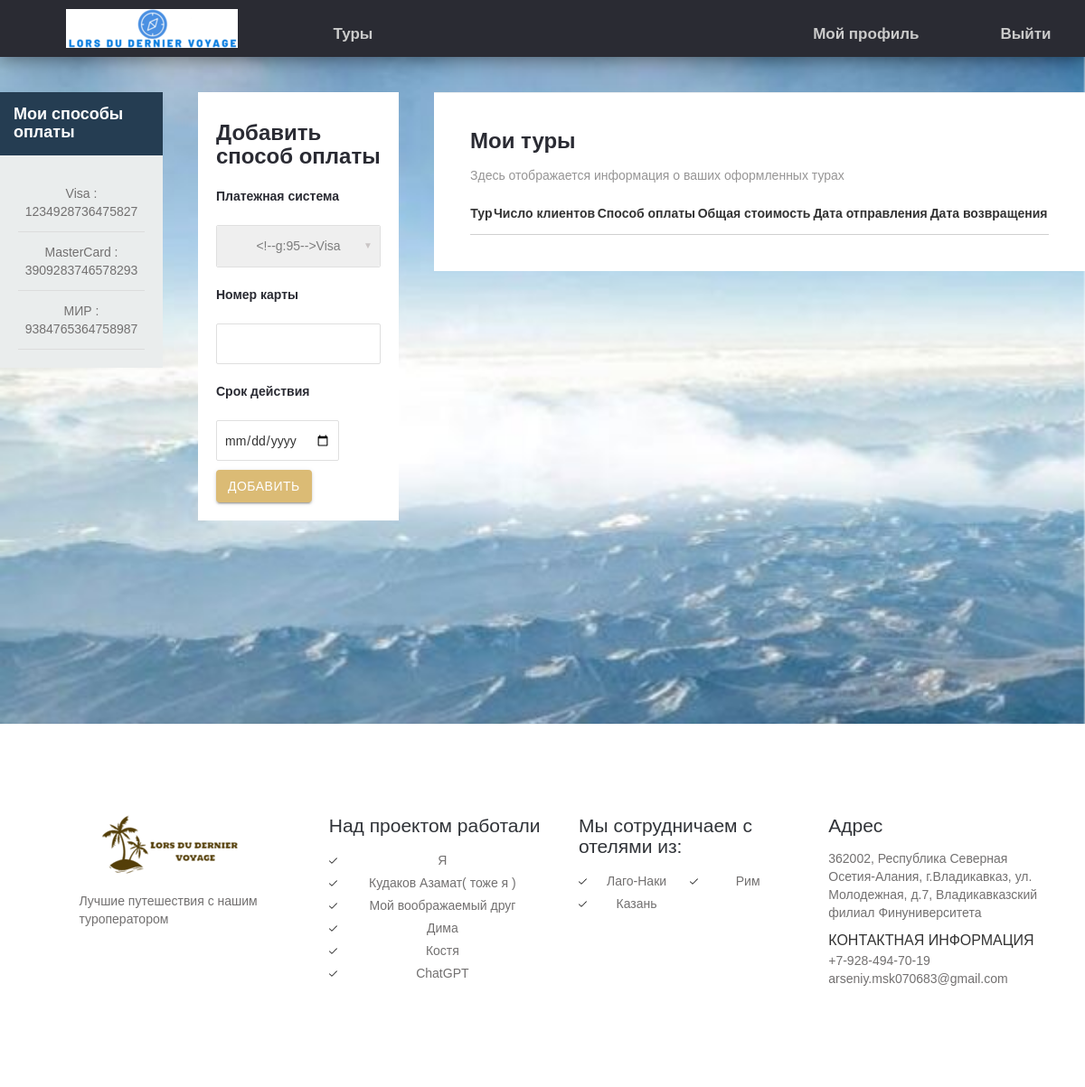
Screenshot of /profile/1 (signed in) with the database file from the repository.
### tours/models.py (models this page shows, shortened)
class Payment(models.Model):
    payment_system = models.CharField(max_length=30, verbose_name='Система оплаты', choices=payment_systems)
    card_number = models.CharField(validators=[car_number_valid], max_length=20, verbose_name='Номер карта')
    card_date = models.DateField(validators=[date_valid], verbose_name='Срок карты')
    client = models.ForeignKey(to=Clients, on_delete=models.CASCADE, verbose_name='Клиент')
    def __str__(self):
        return self.payment_system + " : " + self.card_number
    class Meta:
        ordering = ['client']
        verbose_name = 'Платежная информация'
        verbose_name_plural = 'Платежная информация'

class Hotels(models.Model):
    name = models.CharField(max_length=255, verbose_name='Название')
    slug = models.SlugField(max_length=255, verbose_name='slug')
    description = models.TextField(verbose_name='Описание')
    contact_info = models.CharField(max_length=100, verbose_name='Контактная информация')
    city = models.CharField(max_length=50, verbose_name='Город')
    rating = models.FloatField(validators=[min_valid], verbose_name='Рейтинг')
    food = models.CharField(max_length=50, verbose_name='Питание')
    main_image = models.ImageField(upload_to=hotel_main_photo_location, verbose_name='Изображение', blank=True)
    def get_absolute_url(self):
        return reverse('hotel_details', kwargs={'hotel_slug': self.slug})
    class Meta:
        ordering = ['name']
        verbose_name = 'Отель'
        verbose_name_plural = 'Отели'

### tours/views.py (the view, shortened to what this page needs)
# urls.py: path('profile/<int:user_id>', ProfileView.as_view(), name='profile')
class ProfileView(DataMixin, CreateView):
    form_class = PaymentForm
    template_name = 'tours/profile.html'
    success_url = reverse_lazy('index')
    def get(self, request, *args, **kwargs):
        if self.request.user.id != self.kwargs['user_id']:
            return redirect('index')
        return super().get(request, *args, **kwargs)
    def get_form_kwargs(self, *args, **kwargs):
        kwargs = super(ProfileView, self).get_form_kwargs()
        user = User.objects.get(pk=self.request.user.id)
        kwargs['client'] = Clients.objects.get(user=user)
        return kwargs
    def get_context_data(self, **kwargs):
        context = super(ProfileView, self).get_context_data(**kwargs)
        tours = Tours.objects.all()
        transit = Transit.objects.all()
        user = User.objects.get(pk=self.kwargs['user_id'])
        client = get_object_or_404(Clients, user=user)
        payments = Payment.objects.filter(client=client)
        bookings = Booking.objects.filter(client__user_id=self.request.user.id).\
                                    select_related('tour').\
                                    select_related('payment')
        context_bookings = []
        dop_context = {
            'bookings': context_bookings,
            'payments': payments,
            'section_type': 'profile_sec',
            'title': 'Мой профиль'
        }
        c_def = self.get_user_context(**dop_context)
        context = dict(list(context.items()) + list(c_def.items()))
        return context

### tours/forms.py (shortened to what this page needs)
class PaymentForm(forms.ModelForm):
    payment_system = forms.ChoiceField(choices=payment_systems, label='Платежная система', widget=forms.Select())
    card_number = forms.CharField(label='Номер карты', validators=[car_number_valid])
    card_date = forms.DateField(label='Срок действия',
                                widget=forms.DateInput(attrs={'style': 'width : fit-content', 'type': 'date'}),
                                validators=[date_valid])
    client = forms.ModelChoiceField(queryset=Clients.objects.none(), widget=forms.HiddenInput(), required=False)
    def __init__(self, *args, **kwargs):
        self.client_inp = kwargs.pop('client', None)
        super(PaymentForm, self).__init__(*args, **kwargs)
    class Meta:
        model = Payment
        fields = ('payment_system', 'card_number', 'card_date', 'client')

### tours/mixin.py (called while the page is built)
    def get_user_context(self, **kwargs):
        context = kwargs
        cities = Hotels.objects.all()[:6]
        context['cities'] = cities
        return context

### templates/tours/profile.html (shortened to what this page needs)
{% extends 'tours/base.html' %}
{% load static %}
{% block content %}
    <div class="dashboard">
        <div class="db-righ">
            <h4>Мои способы оплаты</h4>
            <ul style="text-align: center;">
                {% for payment in payments %}
                    <li>{{ payment }}</li>
                {% endfor %}
            </ul>
        </div>
        <div class="db-left">
            <div class="db-left-2">
               <div class="log-in-pop">
                    <div class="log-in-pop-right">
                        <h4>Добавить способ оплаты</h4>
                        <form class="s12" method="post">
                            {% for f in form.visible_fields %}
                                <div>
                                    <h5>{{ f.label }}</h5>
                                    <div class="input-field s12">
                                        {{ f }}
                                    </div>
                                </div>
                            {% endfor %}
                            <div>
                                <div class="input-field s4">
                                    <button type="submit" class="btn waves-effect waves-light">Добавить</button>
                                </div>
                            </div>
                        </form>
                    </div>
			    </div>
            </div>
        </div>
        <div class="db-cent">
            <div class="db-cent-3">
                <div class="db-cent-table db-com-table">
                    <div class="db-title">
                        <h3>Мои туры</h3>
                        <p>Здесь отображается информация о ваших оформленных турах</p>
                    </div>
                    <table class="bordered responsive-table">
                        <thead>
                            <tr>
                                <th>Тур</th>
                                <th>Число клиентов</th>
                                <th>Способ оплаты</th>
                                <th>Общая стоимость</th>
                                <th>Дата отправления</th>
                                <th>Дата возвращения</th>
                            </tr>
                        </thead>
                    </table>
                </div>
            </div>
        </div>
    </div>
{% endblock %}

### templates/tours/base.html (shortened to what this page needs)
{% load static %}
<!DOCTYPE html>
<html lang="en">
<head>
	<link rel="stylesheet" href="{% static 'css/font-awesome.min.css' %}">
	<link href="{% static 'css/materialize.css' %}" rel="stylesheet">
	<link href="{% static 'css/style.css' %}" rel="stylesheet">
	<link href="{% static 'css/bootstrap.css' %}" rel="stylesheet" type="text/css" />
</head>
<body>
	<section class="{{ section_type }}">
		<div class="menu-section">
			<div class="container">
				<div class="row">
					<div class="logo">
						<a href="{% url 'index' %}"><img src="{% static 'images/logo3.png' %}" alt="" />
						</a>
					</div>
					<div class="menu-bar">
						<ul class="left">
							<li class="left-li"><a href="{% url 'tours' ordering='name'%}">Туры</a></li>
						</ul>
						<ul style="text-align: right;">
							{% if user.is_authenticated %}
								<li><a href="{% url 'profile' user_id=user.id%}">Мой профиль</a>
								<li><a href="{% url 'logout' %}">Выйти</a></li>
							{% else %}
								<li><a href="{% url 'login' %}">Войти</a></li>
								<li><a href="{% url 'register' %}">Регистрация</a></li>
							{% endif %}
						</ul>
					</div>
				</div>
			</div>
		</div>
        {% block content %}
        {% endblock content %}
	</section>
	<footer class="site-footer clearfix">
	<div class="sidebar-container">
		<div class="sidebar-inner">
			<div class="widget-area clearfix">
				<div class="widget widget_azh_widget">
					<div>
						<div class="container">
							<div class="row">
								<div class="col-sm-12 col-md-3 foot-logo"> <img src="{% static 'images/logo1.png' %}" alt="logo">
									<p class="hasimg">Лучшие путешествия с нашим туроператором</p>
								</div>
								<div class="col-sm-12 col-md-3">
									<h4>Над проектом работали</h4>
									<ul class="one-column">
										<li>Я</li>
										<li>Кудаков Азамат( тоже я )</li>
										<li>Мой воображаемый друг</li>
										<li>Дима</li>
										<li>Костя</li>
                                        <li>ChatGPT</li>
									</ul>
								</div>
								<div class="col-sm-12 col-md-3">
									<h4>Мы сотрудничаем с отелями из:</h4>
									<ul class="two-columns">
										{% for tour in cities %}
											<li><a href="{{ tour.get_absolute_url }}">{{ tour.city }}</a>
											</li>
										{% endfor %}
									</ul>
								</div>
								<div class="col-sm-12 col-md-3">
									<h4>Адрес</h4>
									<p>362002, Республика Северная Осетия-Алания, г.Владикавказ, ул. Молодежная, д.7, Владикавказский филиал Финуниверситета</p>
									<p> <span class="foot-phone">Контактная информация</span> <span>+7-928-494-70-19</span>
									<span>arseniy.msk070683@gmail.com</span> </p>
								</div>
							</div>
						</div>
					</div>
				</div>
			</div>
		</div>
	</div>
</footer>
</body>
</html>

### templates/tours/profile.html (style rules this page uses)
.log-in-pop { position: relative; overflow: hidden; background: #fff; width: 74%; margin: 0 auto; }

### rows the page displays
Payment: payment_system+card_number "Visa : 1234928736475827"
Payment: payment_system+card_number "MasterCard : 3909283746578293"
Payment: payment_system+card_number "МИР : 9384765364758987"
Hotels: city "Лаго-Наки"
Hotels: city "Рим"
Hotels: city "Казань"

### other values shown
{{ f.label }} "Платежная система" "Номер карты" "Срок действия"
